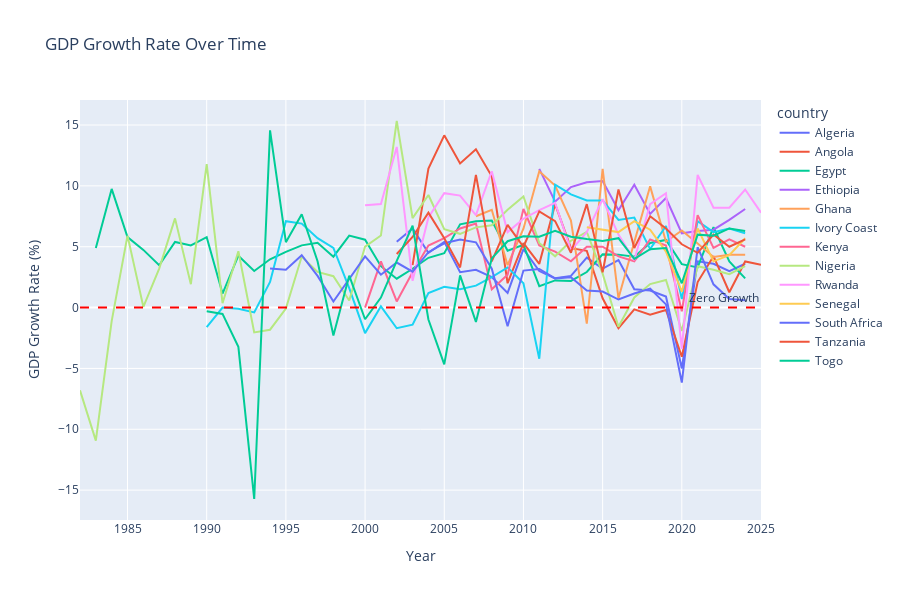

Notebook source saved alongside this figure:
### Markdown cell above
### 1.2 GDP Growth Trends

### Code cell
# GDP growth rate trends
gdp_growth = df[['country', 'year', 'gdp_growth_rate']].dropna()

if len(gdp_growth) > 0:
    fig = px.line(gdp_growth, x='year', y='gdp_growth_rate', color='country',
                  title='GDP Growth Rate Over Time',
                  labels={'gdp_growth_rate': 'GDP Growth Rate (%)', 'year': 'Year'},
                  height=600)
    fig.add_hline(y=0, line_dash="dash", line_color="red", annotation_text="Zero Growth")
    fig.update_layout(hovermode='x unified')
    fig.show()
    
    print("\nAverage GDP Growth by Country:")
    avg_growth = gdp_growth.groupby('country')['gdp_growth_rate'].mean().sort_values(ascending=False)
    for country, rate in avg_growth.items():
        print(f"{country:20s}: {rate:6.2f}%")
else:
    print("⚠️ No GDP growth data available")

### Figure 1 — Plotly figure (JSON) as saved in the notebook; plotly's stock layout.template omitted (floating-point values rounded to 4 significant figures)
{"data": [{"hovertemplate": "country=Algeria<br>Year=%{x}<br>GDP Growth Rate (%)=%{y}<extra></extra>", "legendgroup": "Algeria", "line": {"color": "#636efa", "dash": "solid"}, "marker": {"symbol": "circle"}, "mode": "lines", "name": "Algeria", "orientation": "v", "showlegend": true, "type": "scatter", "x": [2002.0, 2003.0, 2004.0, 2005.0, 2006.0, 2007.0, 2008.0, 2009.0, 2010.0, 2011.0, 2012.0, 2013.0, 2014.0, 2015.0, 2016.0, 2017.0, 2018.0, 2019.0, 2020.0, 2021.0, 2022.0, 2023.0, 2024.0], "xaxis": "x", "y": [5.4, 6.5, 4.5, 5.4, 2.9, 3.1, 2.5, 1.2, 4.8, 3.0, 2.4, 2.6, 4.1, 3.2, 3.9, 1.5, 1.4, 0.9, -5.0, 3.8, 3.6, 3.0, 3.6], "yaxis": "y"}, {"hovertemplate": "country=Angola<br>Year=%{x}<br>GDP Growth Rate (%)=%{y}<extra></extra>", "legendgroup": "Angola", "line": {"color": "#EF553B", "dash": "solid"}, "marker": {"symbol": "circle"}, "mode": "lines", "name": "Angola", "orientation": "v", "showlegend": true, "type": "scatter", "x": [2003.0, 2004.0, 2005.0, 2006.0, 2007.0, 2008.0, 2009.0, 2010.0, 2011.0, 2012.0, 2013.0, 2014.0, 2015.0, 2016.0, 2017.0, 2018.0, 2019.0, 2020.0, 2021.0, 2022.0, 2023.0, 2024.0, 2025.0], "xaxis": "x", "y": [3.49, 11.42, 14.15, 11.84, 13.0, 10.79, 2.0, 5.29, 3.59, 8.5, 4.88, 4.66, 0.76, -1.7, -0.15, -0.59, -0.2, -4.04, 2.1, 4.22, 1.26, 3.79, 3.51], "yaxis": "y"}, {"hovertemplate": "country=Egypt<br>Year=%{x}<br>GDP Growth Rate (%)=%{y}<extra></extra>", "legendgroup": "Egypt", "line": {"color": "#00cc96", "dash": "solid"}, "marker": {"symbol": "circle"}, "mode": "lines", "name": "Egypt", "orientation": "v", "showlegend": true, "type": "scatter", "x": [1983.0, 1984.0, 1985.0, 1986.0, 1987.0, 1988.0, 1989.0, 1990.0, 1991.0, 1992.0, 1993.0, 1994.0, 1995.0, 1996.0, 1997.0, 1998.0, 1999.0, 2000.0, 2001.0, 2002.0, 2003.0, 2004.0, 2005.0, 2006.0, 2007.0, 2008.0, 2009.0, 2010.0, 2011.0, 2012.0, 2013.0, 2014.0, 2015.0, 2016.0, 2017.0, 2018.0, 2019.0, 2020.0, 2021.0, 2022.0, 2023.0, 2024.0], "xaxis": "x", "y": [4.89, 9.75, 5.79, 4.74, 3.48, 5.39, 5.11, 5.78, 1.15, 4.26, 3.0, 3.97, 4.58, 5.11, 5.32, 4.18, 5.91, 5.58, 3.4, 2.37, 3.19, 4.09, 4.47, 6.84, 7.09, 7.16, 4.67, 5.15, 1.76, 2.23, 2.19, 2.92, 4.37, 4.35, 4.18, 5.31, 5.56, 3.57, 3.3, 6.6, 3.8, 2.4], "yaxis": "y"}, {"hovertemplate": "country=Ethiopia<br>Year=%{x}<br>GDP Growth Rate (%)=%{y}<extra></extra>", "legendgroup": "Ethiopia", "line": {"color": "#ab63fa", "dash": "solid"}, "marker": {"symbol": "circle"}, "mode": "lines", "name": "Ethiopia", "orientation": "v", "showlegend": true, "type": "scatter", "x": [2011.0, 2012.0, 2013.0, 2014.0, 2015.0, 2016.0, 2017.0, 2018.0, 2019.0, 2020.0, 2021.0, 2022.0, 2023.0, 2024.0], "xaxis": "x", "y": [11.4, 8.7, 9.9, 10.3, 10.4, 8.0, 10.1, 7.7, 9.0, 6.1, 6.3, 6.4, 7.2, 8.1], "yaxis": "y"}, {"hovertemplate": "country=Ghana<br>Year=%{x}<br>GDP Growth Rate (%)=%{y}<extra></extra>", "legendgroup": "Ghana", "line": {"color": "#FFA15A", "dash": "solid"}, "marker": {"symbol": "circle"}, "mode": "lines", "name": "Ghana", "orientation": "v", "showlegend": true, "type": "scatter", "x": [2007.0, 2008.0, 2009.0, 2010.0, 2011.0, 2012.0, 2013.0, 2014.0, 2015.0, 2016.0, 2017.0, 2018.0, 2019.0, 2020.0, 2021.0, 2022.0, 2023.0, 2024.0], "xaxis": "x", "y": [7.5, 8.03, 3.48, 6.48, 11.2, 10.03, 7.15, -1.32, 11.4, 0.76, 5.38, 9.96, 5.41, 6.33, 5.27, 4.15, 4.34, 4.34], "yaxis": "y"}, {"hovertemplate": "country=Ivory Coast<br>Year=%{x}<br>GDP Growth Rate (%)=%{y}<extra></extra>", "legendgroup": "Ivory Coast", "line": {"color": "#19d3f3", "dash": "solid"}, "marker": {"symbol": "circle"}, "mode": "lines", "name": "Ivory Coast", "orientation": "v", "showlegend": true, "type": "scatter", "x": [1990.0, 1991.0, 1992.0, 1993.0, 1994.0, 1995.0, 1996.0, 1997.0, 1998.0, 1999.0, 2000.0, 2001.0, 2002.0, 2003.0, 2004.0, 2005.0, 2006.0, 2007.0, 2008.0, 2009.0, 2010.0, 2011.0, 2012.0, 2013.0, 2014.0, 2015.0, 2016.0, 2017.0, 2018.0, 2019.0, 2020.0, 2021.0, 2022.0, 2023.0, 2024.0], "xaxis": "x", "y": [-1.6, 0.0, -0.1, -0.4, 2.1, 7.1, 6.9, 5.7, 4.9, 1.6, -2.1, 0.1, -1.7, -1.4, 1.2, 1.7, 1.5, 1.8, 2.5, 3.3, 2.0, -4.2, 10.1, 9.3, 8.8, 8.8, 7.2, 7.4, 4.8, 6.7, 0.7, 7.1, 6.2, 6.5, 6.1], "yaxis": "y"}, {"hovertemplate": "country=Kenya<br>Year=%{x}<br>GDP Growth Rate (%)=%{y}<extra></extra>", "legendgroup": "Kenya", "line": {"color": "#FF6692", "dash": "solid"}, "marker": {"symbol": "circle"}, "mode": "lines", "name": "Kenya", "orientation": "v", "showlegend": true, "type": "scatter", "x": [2000.0, 2001.0, 2002.0, 2003.0, 2004.0, 2005.0, 2006.0, 2007.0, 2008.0, 2009.0, 2010.0, 2011.0, 2012.0, 2013.0, 2014.0, 2015.0, 2016.0, 2017.0, 2018.0, 2019.0, 2020.0, 2021.0, 2022.0, 2023.0, 2024.0], "xaxis": "x", "y": [0.0, 3.8, 0.5, 2.9, 5.1, 5.7, 6.5, 6.9, 1.5, 2.7, 8.1, 5.1, 4.6, 3.8, 5.0, 5.0, 4.2, 3.8, 5.6, 5.1, -0.3, 7.6, 4.9, 5.6, 5.0], "yaxis": "y"}, {"hovertemplate": "country=Nigeria<br>Year=%{x}<br>GDP Growth Rate (%)=%{y}<extra></extra>", "legendgroup": "Nigeria", "line": {"color": "#B6E880", "dash": "solid"}, "marker": {"symbol": "circle"}, "mode": "lines", "name": "Nigeria", "orientation": "v", "showlegend": true, "type": "scatter", "x": [1982.0, 1983.0, 1984.0, 1985.0, 1986.0, 1987.0, 1988.0, 1989.0, 1990.0, 1991.0, 1992.0, 1993.0, 1994.0, 1995.0, 1996.0, 1997.0, 1998.0, 1999.0, 2000.0, 2001.0, 2002.0, 2003.0, 2004.0, 2005.0, 2006.0, 2007.0, 2008.0, 2009.0, 2010.0, 2011.0, 2012.0, 2013.0, 2014.0, 2015.0, 2016.0, 2017.0, 2018.0, 2019.0, 2020.0, 2021.0, 2022.0, 2023.0, 2024.0], "xaxis": "x", "y": [-6.8, -10.93, -1.11, 5.91, 0.06, 3.2, 7.33, 1.92, 11.78, 0.36, 4.63, -2.04, -1.82, -0.08, 4.19, 2.93, 2.58, 0.58, 5.01, 5.92, 15.33, 7.35, 9.25, 6.44, 6.06, 6.59, 6.76, 8.04, 9.13, 5.31, 4.21, 5.49, 6.22, 2.79, -1.58, 0.83, 1.93, 2.27, -1.92, 3.4, 3.1, 2.74, 3.4], "yaxis": "y"}, {"hovertemplate": "country=Rwanda<br>Year=%{x}<br>GDP Growth Rate (%)=%{y}<extra></extra>", "legendgroup": "Rwanda", "line": {"color": "#FF97FF", "dash": "solid"}, "marker": {"symbol": "circle"}, "mode": "lines", "name": "Rwanda", "orientation": "v", "showlegend": true, "type": "scatter", "x": [2000.0, 2001.0, 2002.0, 2003.0, 2004.0, 2005.0, 2006.0, 2007.0, 2008.0, 2009.0, 2010.0, 2011.0, 2012.0, 2013.0, 2014.0, 2015.0, 2016.0, 2017.0, 2018.0, 2019.0, 2020.0, 2021.0, 2022.0, 2023.0, 2024.0, 2025.0], "xaxis": "x", "y": [8.4, 8.5, 13.2, 2.2, 7.4, 9.4, 9.2, 7.6, 11.2, 6.2, 7.3, 8.0, 8.6, 4.7, 6.2, 8.9, 6.0, 3.9, 8.5, 9.4, -3.4, 10.9, 8.2, 8.2, 9.7, 7.8], "yaxis": "y"}, {"hovertemplate": "country=Senegal<br>Year=%{x}<br>GDP Growth Rate (%)=%{y}<extra></extra>", "legendgroup": "Senegal", "line": {"color": "#FECB52", "dash": "solid"}, "marker": {"symbol": "circle"}, "mode": "lines", "name": "Senegal", "orientation": "v", "showlegend": true, "type": "scatter", "x": [2014.0, 2015.0, 2016.0, 2017.0, 2018.0, 2019.0, 2020.0, 2021.0, 2022.0, 2023.0, 2024.0], "xaxis": "x", "y": [6.6, 6.4, 6.2, 7.1, 6.4, 4.6, 1.3, 6.5, 3.8, 4.3, 5.7], "yaxis": "y"}, {"hovertemplate": "country=South Africa<br>Year=%{x}<br>GDP Growth Rate (%)=%{y}<extra></extra>", "legendgroup": "South Africa", "line": {"color": "#636efa", "dash": "solid"}, "marker": {"symbol": "circle"}, "mode": "lines", "name": "South Africa", "orientation": "v", "showlegend": true, "type": "scatter", "x": [1994.0, 1995.0, 1996.0, 1997.0, 1998.0, 1999.0, 2000.0, 2001.0, 2002.0, 2003.0, 2004.0, 2005.0, 2006.0, 2007.0, 2008.0, 2009.0, 2010.0, 2011.0, 2012.0, 2013.0, 2014.0, 2015.0, 2016.0, 2017.0, 2018.0, 2019.0, 2020.0, 2021.0, 2022.0, 2023.0, 2024.0], "xaxis": "x", "y": [3.2, 3.1, 4.3, 2.6, 0.5, 2.4, 4.2, 2.7, 3.7, 2.95, 4.55, 5.28, 5.6, 5.36, 3.19, -1.54, 3.04, 3.17, 2.4, 2.49, 1.41, 1.32, 0.66, 1.16, 1.56, 0.26, -6.17, 4.96, 1.91, 0.7, 0.6], "yaxis": "y"}, {"hovertemplate": "country=Tanzania<br>Year=%{x}<br>GDP Growth Rate (%)=%{y}<extra></extra>", "legendgroup": "Tanzania", "line": {"color": "#EF553B", "dash": "solid"}, "marker": {"symbol": "circle"}, "mode": "lines", "name": "Tanzania", "orientation": "v", "showlegend": true, "type": "scatter", "x": [2002.0, 2003.0, 2004.0, 2005.0, 2006.0, 2007.0, 2008.0, 2009.0, 2010.0, 2011.0, 2012.0, 2013.0, 2014.0, 2015.0, 2016.0, 2017.0, 2018.0, 2019.0, 2020.0, 2021.0, 2022.0, 2023.0, 2024.0], "xaxis": "x", "y": [4.4, 5.8, 7.8, 5.7, 3.3, 10.9, 3.8, 6.8, 5.0, 7.9, 7.1, 4.5, 8.5, 2.9, 9.7, 4.9, 7.5, 6.5, 5.2, 4.5, 6.0, 5.0, 5.6], "yaxis": "y"}, {"hovertemplate": "country=Togo<br>Year=%{x}<br>GDP Growth Rate (%)=%{y}<extra></extra>", "legendgroup": "Togo", "line": {"color": "#00cc96", "dash": "solid"}, "marker": {"symbol": "circle"}, "mode": "lines", "name": "Togo", "orientation": "v", "showlegend": true, "type": "scatter", "x": [1990.0, 1991.0, 1992.0, 1993.0, 1994.0, 1995.0, 1996.0, 1997.0, 1998.0, 1999.0, 2000.0, 2001.0, 2002.0, 2003.0, 2004.0, 2005.0, 2006.0, 2007.0, 2008.0, 2009.0, 2010.0, 2011.0, 2012.0, 2013.0, 2014.0, 2015.0, 2016.0, 2017.0, 2018.0, 2019.0, 2020.0, 2021.0, 2022.0, 2023.0, 2024.0], "xaxis": "x", "y": [-0.3, -0.52, -3.23, -15.73, 14.56, 5.37, 7.67, 3.81, -2.3, 2.62, -0.96, 0.82, 3.83, 6.72, -0.98, -4.67, 2.65, -1.18, 4.04, 5.45, 5.85, 5.82, 6.3, 5.82, 5.63, 5.47, 5.7, 4.0, 4.8, 4.9, 2.0, 5.99, 5.9, 6.5, 6.3], "yaxis": "y"}], "layout": {"annotations": [{"showarrow": false, "text": "Zero Growth", "x": 1, "xanchor": "right", "xref": "x domain", "y": 0, "yanchor": "bottom", "yref": "y"}], "height": 600, "hovermode": "x unified", "legend": {"title": {"text": "country"}, "tracegroupgap": 0}, "shapes": [{"line": {"color": "red", "dash": "dash"}, "type": "line", "x0": 0, "x1": 1, "xref": "x domain", "y0": 0, "y1": 0, "yref": "y"}], "title": {"text": "GDP Growth Rate Over Time"}, "xaxis": {"anchor": "y", "domain": [0.0, 1.0], "title": {"text": "Year"}}, "yaxis": {"anchor": "x", "domain": [0.0, 1.0], "title": {"text": "GDP Growth Rate (%)"}}}}
